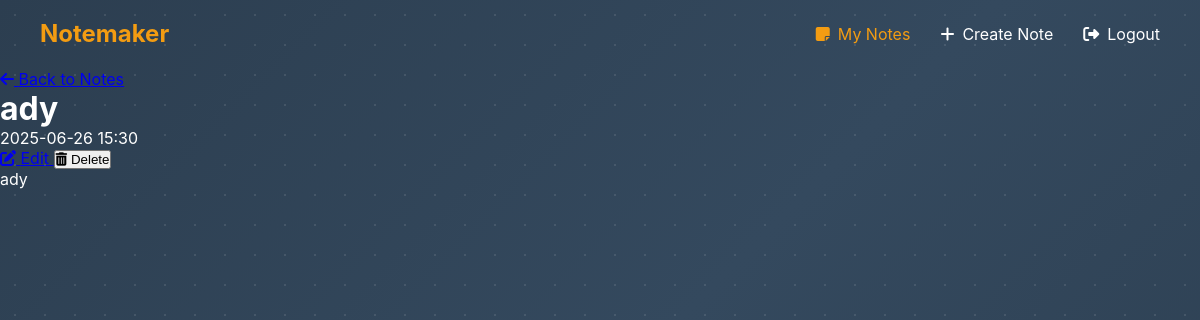
/note/1 (signed in), run on an earlier commit of the app's database.
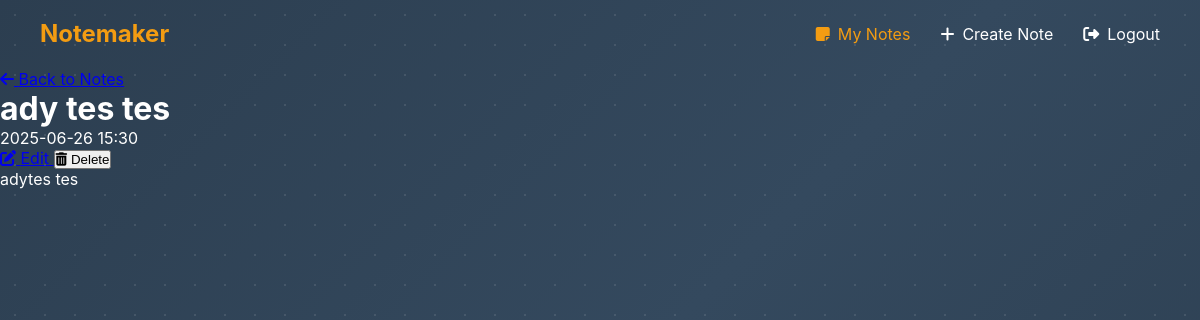
And on a later commit of the database.
### app/models.py (models this page shows, shortened)
class Note(db.Model):
    id = db.Column(db.Integer, primary_key=True)
    title = db.Column(db.String(200), nullable=False)
    content = db.Column(db.Text, nullable=False)
    date_created = db.Column(db.DateTime, nullable=False, default=datetime.utcnow)
    user_id = db.Column(db.Integer, db.ForeignKey('user.id'), nullable=False)

### app/routes.py (the view)
@main.route('/note/<int:note_id>')
@login_required
def view_note(note_id):
    note = Note.query.get_or_404(note_id)
    if note.user_id != current_user.id:
        flash('You are not authorized to view this note.', 'danger')
        abort(403)
    delete_form = DeleteNoteForm()
    return render_template('view_note.html', note=note, form=delete_form)

### app/__init__.py (called while the page is built)
def create_app():
    app = Flask(__name__)
    app.config.from_pyfile('../config.py')
    db.init_app(app)
    login_manager.init_app(app)
    login_manager.login_view = 'main.login'
    login_manager.login_message = 'You must be logged in to access this page.'
    login_manager.login_message_category = 'danger'
    csrf.init_app(app)
    limiter.init_app(app)
    from app.models import User
    @login_manager.user_loader
    def load_user(user_id):
        return User.query.get(int(user_id))
    from app.routes import main as main_blueprint
    app.register_blueprint(main_blueprint)
    return app

### app/templates/view_note.html (shortened to what this page needs)
{% extends "base.html" %}
{% block main_content %}
<div class="note-detail-container">
    <div class="note-detail-header">
        <a href="{{ url_for('main.home') }}" class="back-button">
            <i class="fas fa-arrow-left"></i> Back to Notes
        </a>
        <h1>{{ note.title }}</h1>
        <div class="note-meta">
            <span class="created-at">{{ note.date_created.strftime('%Y-%m-%d %H:%M') }}</span>
        </div>
        <div class="note-actions-detail">
            <a href="{{ url_for('main.create_note', note_id=note.id) }}" class="edit-note-btn">
                <i class="fas fa-edit"></i> Edit
            </a>
            <form action="{{ url_for('main.delete_note', note_id=note.id) }}" method="POST" style="display:inline;">
                <button type="submit" class="delete-note-btn"
                    onclick="return confirm('Are you sure you want to delete this note?');">
                    <i class="fas fa-trash-alt"></i> Delete
                </button>
            </form>
        </div>
    </div>
    <div class="note-detail-content">
        <p>{{ note.content }}</p>
    </div>
</div>
{% endblock %}

What changed in the data, as far as the page shows it:
changed Note: title "ady" → "ady tes tes"; content "ady" → "adytes tes"
